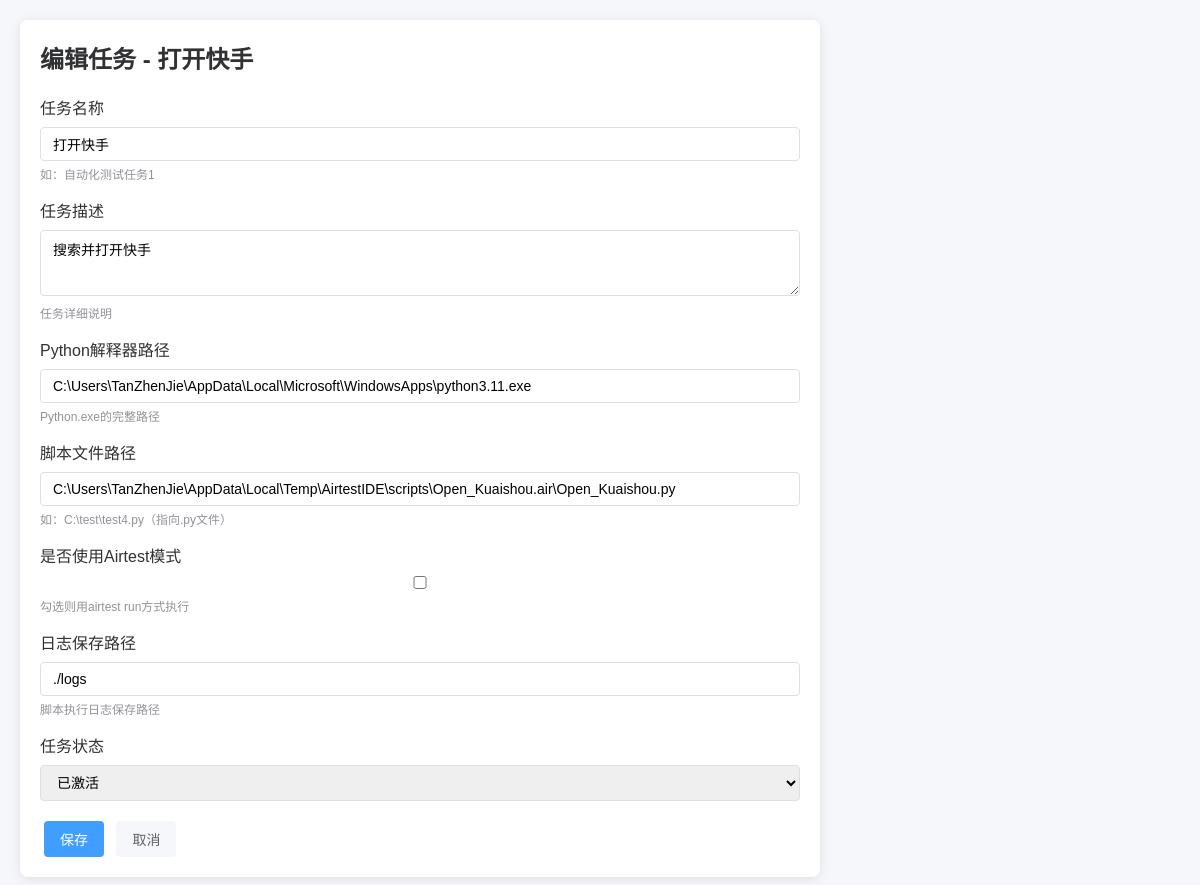
The page /script/edit/6/ on the database its author committed.
### script_center/models.py (models this page shows, shortened)
class ScriptTask(models.Model):
    TASK_STATUS = (
        ("draft", "草稿"),
        ("active", "已激活"),
        ("disabled", "已禁用"),
    )
    task_name = models.CharField("任务名称", max_length=100, unique=True, help_text="如：自动化测试任务1")
    task_desc = models.TextField("任务描述", blank=True, null=True, help_text="任务详细说明")
    python_path = models.CharField("Python解释器路径", max_length=500,
                                  default=r"C:\Users\TanZhenJie\AppData\Local\Microsoft\WindowsApps\python3.11.exe",
                                  help_text="Python.exe的完整路径")
    script_path = models.CharField("脚本文件路径", max_length=500,
                                  help_text="如：C:\\test\\test4.py（指向.py文件）")
    airtest_mode = models.BooleanField("是否使用Airtest模式", default=False,
                                      help_text="勾选则用airtest run方式执行")
    log_path = models.CharField("日志保存路径", max_length=500, blank=True, null=True,
                               default="./logs", help_text="脚本执行日志保存路径")
    status = models.CharField("任务状态", max_length=20, choices=TASK_STATUS, default="active")
    create_time = models.DateTimeField("创建时间", default=timezone.now)
    update_time = models.DateTimeField("更新时间", auto_now=True)
    class Meta:
        verbose_name = "脚本任务"
        verbose_name_plural = "脚本任务管理"
        ordering = ["-create_time"]

### script_center/views.py (the view, shortened to what this page needs)
# urls.py: path("edit/<int:task_id>/", views.TaskEditView.as_view(), name="task_edit"),
class TaskEditView(View):
    def get(self, request, task_id):
        task = get_object_or_404(ScriptTask, id=task_id)
        form = ScriptTaskForm(instance=task)
        context = {
            "page_title": f"编辑任务 - {task.task_name}",
            "form": form,
            "task": task
        }
        return render(request, "script_center/task_form.html", context)

### script_center/forms.py (shortened to what this page needs)
class ScriptTaskForm(forms.ModelForm):
    class Meta:
        model = ScriptTask
        fields = ["task_name", "task_desc", "python_path", "script_path",
                 "airtest_mode", "log_path", "status"]
        widgets = {
            "task_desc": forms.Textarea(attrs={"rows": 3}),
            "python_path": forms.TextInput(attrs={"class": "form-control"}),
            "script_path": forms.TextInput(attrs={"class": "form-control"}),
            "log_path": forms.TextInput(attrs={"class": "form-control"}),
        }

### script_center/templates/script_center/task_form.html (shortened to what this page needs)
{% load static %}
<!DOCTYPE html>
<html lang="zh-CN">
<head>
</head>
<body>
    <div class="card">
        <h2 style="margin-bottom: 20px; color: #303133;">{{ page_title }}</h2>
        <form method="POST">
            <div class="form-group">
                <label>{{ form.task_name.label }}</label>
                {{ form.task_name }}
                {% if form.task_name.help_text %}
                    <div class="help-text">{{ form.task_name.help_text }}</div>
                {% endif %}
            </div>
            <div class="form-group">
                <label>{{ form.task_desc.label }}</label>
                {{ form.task_desc }}
                {% if form.task_desc.help_text %}
                    <div class="help-text">{{ form.task_desc.help_text }}</div>
                {% endif %}
            </div>
            <div class="form-group">
                <label>{{ form.python_path.label }}</label>
                {{ form.python_path }}
                {% if form.python_path.help_text %}
                    <div class="help-text">{{ form.python_path.help_text }}</div>
                {% endif %}
            </div>
            <div class="form-group">
                <label>{{ form.script_path.label }}</label>
                {{ form.script_path }}
                {% if form.script_path.help_text %}
                    <div class="help-text">{{ form.script_path.help_text }}</div>
                {% endif %}
            </div>
            <div class="form-group">
                <label>{{ form.airtest_mode.label }}</label>
                {{ form.airtest_mode }}
                {% if form.airtest_mode.help_text %}
                    <div class="help-text">{{ form.airtest_mode.help_text }}</div>
                {% endif %}
            </div>
            <div class="form-group">
                <label>{{ form.log_path.label }}</label>
                {{ form.log_path }}
                {% if form.log_path.help_text %}
                    <div class="help-text">{{ form.log_path.help_text }}</div>
                {% endif %}
            </div>
            <div class="form-group">
                <label>{{ form.status.label }}</label>
                {{ form.status }}
            </div>
            <div style="margin-top: 20px;">
                <button type="submit" class="btn btn-primary">保存</button>
                <a href="{% url 'script_center:task_list' %}" class="btn btn-default">取消</a>
            </div>
        </form>
    </div>
</body>
</html>

### script_center/templates/script_center/task_form.html (style rules this page uses)
* { margin: 0; padding: 0; box-sizing: border-box; }
body { padding: 20px; background-color: #f5f7fa; font-family: "Microsoft YaHei", sans-serif; }
.card { background-color: #fff; border-radius: 8px; box-shadow: 0 2px 12px 0 rgba(0, 0, 0, 0.1); padding: 20px; max-width: 800px; }
.form-group { margin-bottom: 16px; }
label { display: block; margin-bottom: 8px; font-weight: 500; color: #303133; }
input, select, textarea { width: 100%; padding: 8px 12px; border: 1px solid #dcdfe6; border-radius: 4px; font-size: 14px; }
textarea { resize: vertical; }
.btn { padding: 8px 16px; border: none; border-radius: 4px; cursor: pointer; font-size: 14px; text-decoration: none; display: inline-block; margin: 0 4px; }
.btn-primary { background-color: #409eff; color: #fff; }
.btn-default { background-color: #f5f7fa; color: #606266; }
.help-text { font-size: 12px; color: #909399; margin-top: 4px; }

### rows shown on the page
ScriptTask: task_name "打开快手", task_desc "搜索并打开快手", python_path "C:\\Users\\TanZhenJie\\AppData\\Local\\Microsoft\\WindowsApps\\python3.11.exe", script_path "C:\\Users\\TanZhenJie\\AppData\\Local\\Temp\\AirtestIDE\\scripts\\Open_Kuaishou.air\\Open_Kuaishou.py", log_path "./logs", status "已激活"

### other values the page prints
{{ page_title }} "编辑任务 - 打开快手"
